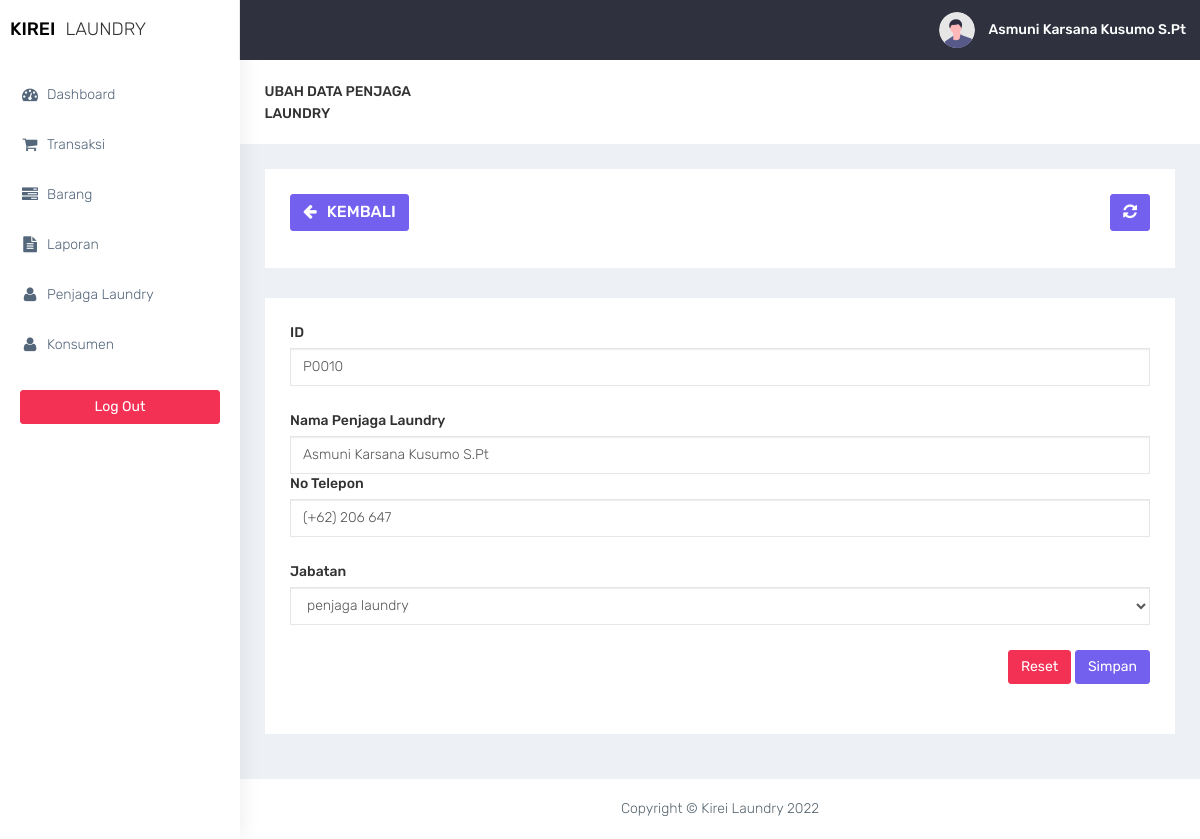
Before: /penjaga-laundry/penjaga-form-edit.php?id_pegawai=P0010 (signed in) with the older database file.
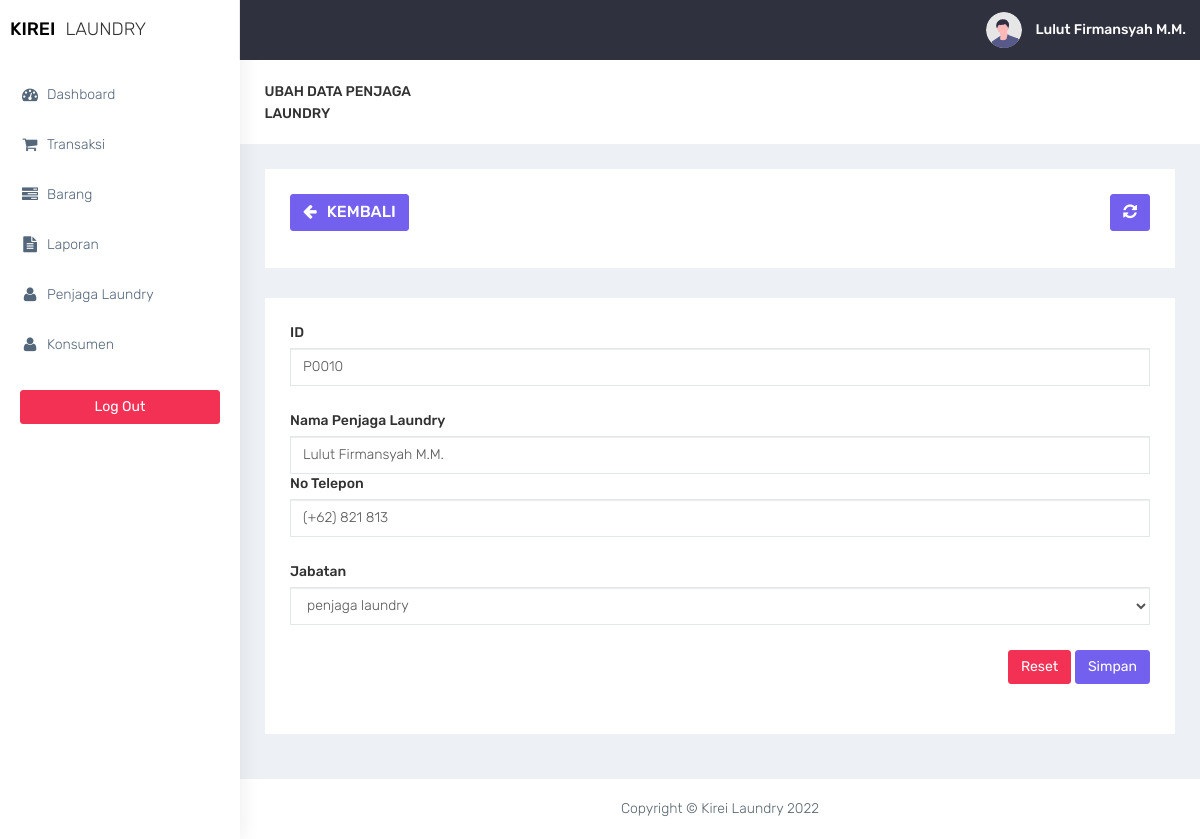
After: the same page with the newer database file.
### tables this page shows
CREATE TABLE `pegawai` (
  `id_pegawai` varchar(5) NOT NULL,
  `nm_pegawai` varchar(30) DEFAULT NULL,
  `no_tlp` varchar(13) DEFAULT NULL,
  `jabatan` enum('pemilik','penjaga laundry') DEFAULT NULL,
  `password` varchar(20) DEFAULT NULL
);

### functions.php (called while the page is built, shortened)
<?php
function ambilsatubaris($conn, $query)
{
    $db = mysqli_query($conn, $query);
    return mysqli_fetch_assoc($db);
}

### penjaga-laundry/penjaga-form-edit.php (the view, shortened to what the changed rows need)
<?php
require '../functions.php';
$id_pegawai = $_GET['id_pegawai'];
$sql = "SELECT * FROM pegawai WHERE id_pegawai = '$id_pegawai '";
$edit = ambilsatubaris($conn,$sql);
require '../layout/layout_header.php';
?>
<div class="container-fluid">
    <div class="row">
        <div class="col-md-12 col-lg-12 col-sm-12 col-xs-12">
            <div class="white-box">
                <form method="post" action="">
                    <div class="form-group">
                        <label>ID</label>
                        <input type="text" name="id_pegawai" class="form-control" value="<?= $edit['id_pegawai'] ?>">
                    </div>
                    <div class="form-group">
                        <label>Nama Penjaga Laundry</label>
                        <input type="text" name="nm_pegawai" class="form-control" value="<?= $edit['nm_pegawai'] ?>">
                        <div class="form-group">
                            <label>No Telepon</label>
                            <input type="text" name="no_tlp" class="form-control" value="<?= $edit['no_tlp'] ?>">
                        </div>
                        <div class="form-group">
                            <label>Jabatan</label>
                            <select name="jabatan" class="form-control">
                            </select>
                        </div>
                        <div class="text-right">
                            <button type="reset" class="btn btn-danger">Reset</button>
                            <button type="submit" name="btn-simpan" class="btn btn-primary">Simpan</button>
                        </div>
                </form>
            </div>
        </div>
    </div>
</div>
<?php
require '../layout/layout_footer.php';
?>

### layout/layout_header.php (shortened to what the changed rows need)
<!DOCTYPE html>
<html lang="en">
<head>
    <link href="../assets/bootstrap/dist/css/bootstrap.min.css" rel="stylesheet">
    <link href="../assets/plugins/bower_components/sidebar-nav/dist/sidebar-nav.min.css" rel="stylesheet">
    <link href="../assets/plugins/bower_components/toast-master/css/jquery.toast.css" rel="stylesheet">
    <link href="../assets/plugins/bower_components/morrisjs/morris.css" rel="stylesheet">
    <link href="../assets/plugins/bower_components/chartist-js/dist/chartist.min.css" rel="stylesheet">
    <link href="../assets/plugins/bower_components/chartist-plugin-tooltip-master/dist/chartist-plugin-tooltip.css" rel="stylesheet">
    <link href="../assets/css/animate.css" rel="stylesheet">
    <link href="../assets/css/style.css" rel="stylesheet">
    <link href="../assets/css/colors/default.css" id="theme" rel="stylesheet">
    <link rel="stylesheet" type="text/css" href="../assets/DataTables/datatables.min.css" />
</head>
<body class="fix-header">
    <div id="wrapper">
        <nav class="navbar navbar-default navbar-static-top m-b-0">
            <div class="navbar-header">
                <ul class="nav navbar-top-links navbar-right pull-right">
                    <li>
                        <a class="profile-pic" href="#"> <img src="../assets/images/avatar.svg" alt="user-img" width="36" class="img-circle">
                            <b class="hidden-xs"><?= $_SESSION['nm_pegawai']; ?></b></a>
                    </li>
                </ul>
            </div>
        </nav>
        <div id="page-wrapper">

Changed rows visible on the page:
changed pegawai "P0010": nm_pegawai "Asmuni Karsana Kusumo S.Pt" → "Lulut Firmansyah M.M."; no_tlp "(+62) 206 647" → "(+62) 821 813"
Other visible differences:
$_SESSION['nm_pegawai']: "Asmuni Karsana Kusumo S.Pt" → "Lulut Firmansyah M.M."
